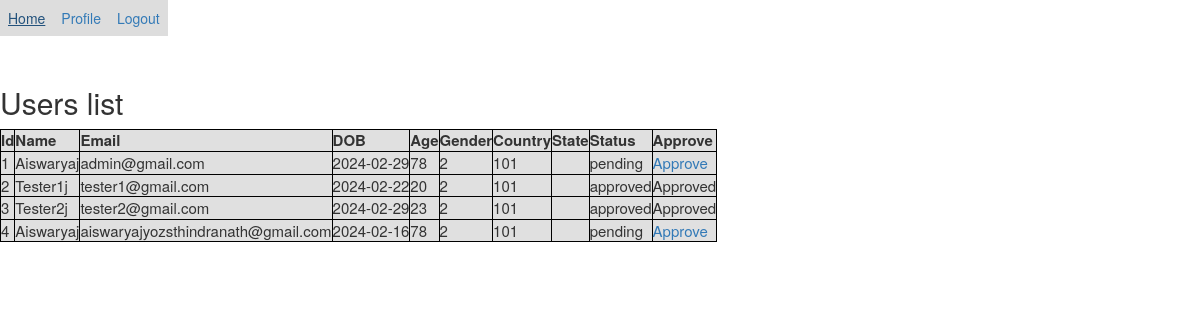
Screenshot of /index.php/home/admin_index with the database file from the repository.
### tables this page shows
CREATE TABLE IF NOT EXISTS `tbl_users` (
  `id` int NOT NULL AUTO_INCREMENT,
  `first_name` varchar(50) NOT NULL,
  `last_name` varchar(50) NOT NULL,
  `email` text NOT NULL,
  `dob` date DEFAULT NULL,
  `age` int NOT NULL,
  `gender` varchar(20) DEFAULT NULL,
  `address` varchar(100) NOT NULL,
  `country` int NOT NULL,
  `state` int DEFAULT NULL,
  `status` varchar(50) NOT NULL DEFAULT 'pending',
  `role` varchar(10) DEFAULT NULL,
  PRIMARY KEY (`id`)
);

### application/controllers/Home.php (called while the page is built, shortened)
<?php
class Home extends CI_Controller {
	public function admin_index(){
		$users=$this->Register_Model->getUsers();
		foreach($users as $key => $user) {
           $userss[$key]=$user;
        }
          $data['users'] =$userss;
		  $this->load->view('admin_home', $data);
	}
}

### index.php (called while the page is built, shortened)
<?php
require_once BASEPATH.'core/CodeIgniter.php';

### application/models/Register_model.php (called while the page is built, shortened)
<?php
class Register_model extends CI_Model{
    	public function getUsers() {
        $this->db->select('*');
        $this->db->from('tbl_users');
        $qry = $this->db->get();
        return $qry->result_array();
    }
}

### application/views/admin_home.php (the view, shortened to what this page needs)
<!DOCTYPE html>
<html lang="en">
<head>
<link rel="stylesheet" href="https://stackpath.bootstrapcdn.com/bootstrap/4.5.0/css/bootstrap.min.css">
<link rel="stylesheet" href="https://maxcdn.bootstrapcdn.com/font-awesome/4.7.0/css/font-awesome.min.css">
 <link rel="stylesheet" href="https://maxcdn.bootstrapcdn.com/bootstrap/3.3.6/css/bootstrap.min.css" />
</head>
<body>
<ul>
  <li><a href="#home">Home</a></li>
  <li><a href="<?php echo site_url('home/profile');?>">Profile</a></li>
  <li><a href="<?php echo site_url('welcome/logout');?>">Logout</a></li>
</ul>
<div class="users-div">
<h2>Users list</h2>
	<table>
		<thead>
			<th>Id</th>
			<th>Name</th>
			<th>Email</th>
			<th>DOB</th>
			<th>Age</th>
			<th>Gender</th>
			<th>Country</th>
			<th>State</th>
			<th>Status</th>
						<th>Approve</th>
		</thead>
		<tbody>
			<?php foreach ($users as $key =>$user) { ?>
			<tr><td><?php echo $user['id'];?></td>
			<td><?php echo $user['first_name']; echo $user['last_name'];?></td>
			<td><?php echo $user['email'];?></td>
			<td><?php echo $user['dob'];?></td>
			<td><?php echo $user['age'];?></td>
			<td><?php echo $user['gender'];?></td>
			<td><?php echo $user['country'];?></td>
			<td><?php echo $user['state'];?></td>
			<td><?php echo $user['status'];?></td>
			<td><?php if($user['status']=="pending"){
			$userid=$user['id']; ?>
				<a href="<?php echo site_url("Home/approve/".$userid);?>">Approve</a>
		<?php	}else{
				echo "Approved";
			}?>
		</tr>
		<?php } ?>
		</tbody>
	</table>
</div>
</body>
</html>

### application/views/admin_home.php (style rules this page uses)
table { background-color: #0000001f; }
table, th, td { border: 1px solid black; border-collapse: collapse; }
.users-div { padding: 30px 0; font-size: 15px; }
ul { list-style-type: none; margin: 0; padding: 0; overflow: hidden; }
li { float: left; }
li a { display: block; padding: 8px; background-color: #dddddd; }

### rows the page displays
tbl_users: id "1", first_name "Aiswarya", last_name "j", email "admin@gmail.com", dob "2024-02-29", age "78", gender "2", country "101", status "pending"
tbl_users: id "2", first_name "Tester1", last_name "j", email "tester1@gmail.com", dob "2024-02-22", age "20", gender "2", country "101", status "approved", shows "Approved"
tbl_users: id "3", first_name "Tester2", last_name "j", email "tester2@gmail.com", dob "2024-02-29", age "23", gender "2", country "101", status "approved", shows "Approved"
tbl_users: id "4", first_name "Aiswarya", last_name "j", email "aiswaryajyozsthindranath@gmail.com", dob "2024-02-16", age "78", gender "2", country "101", status "pending"
